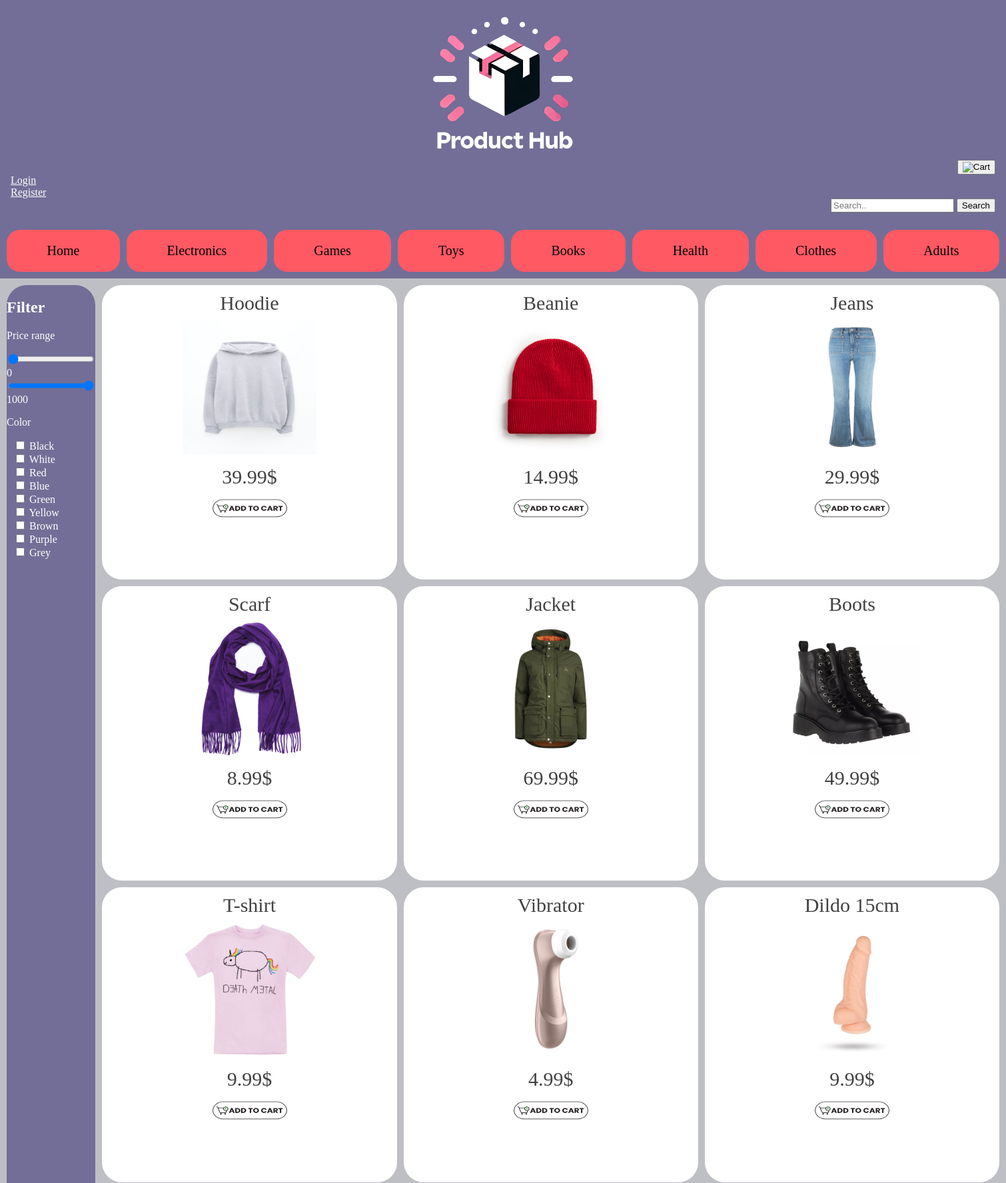
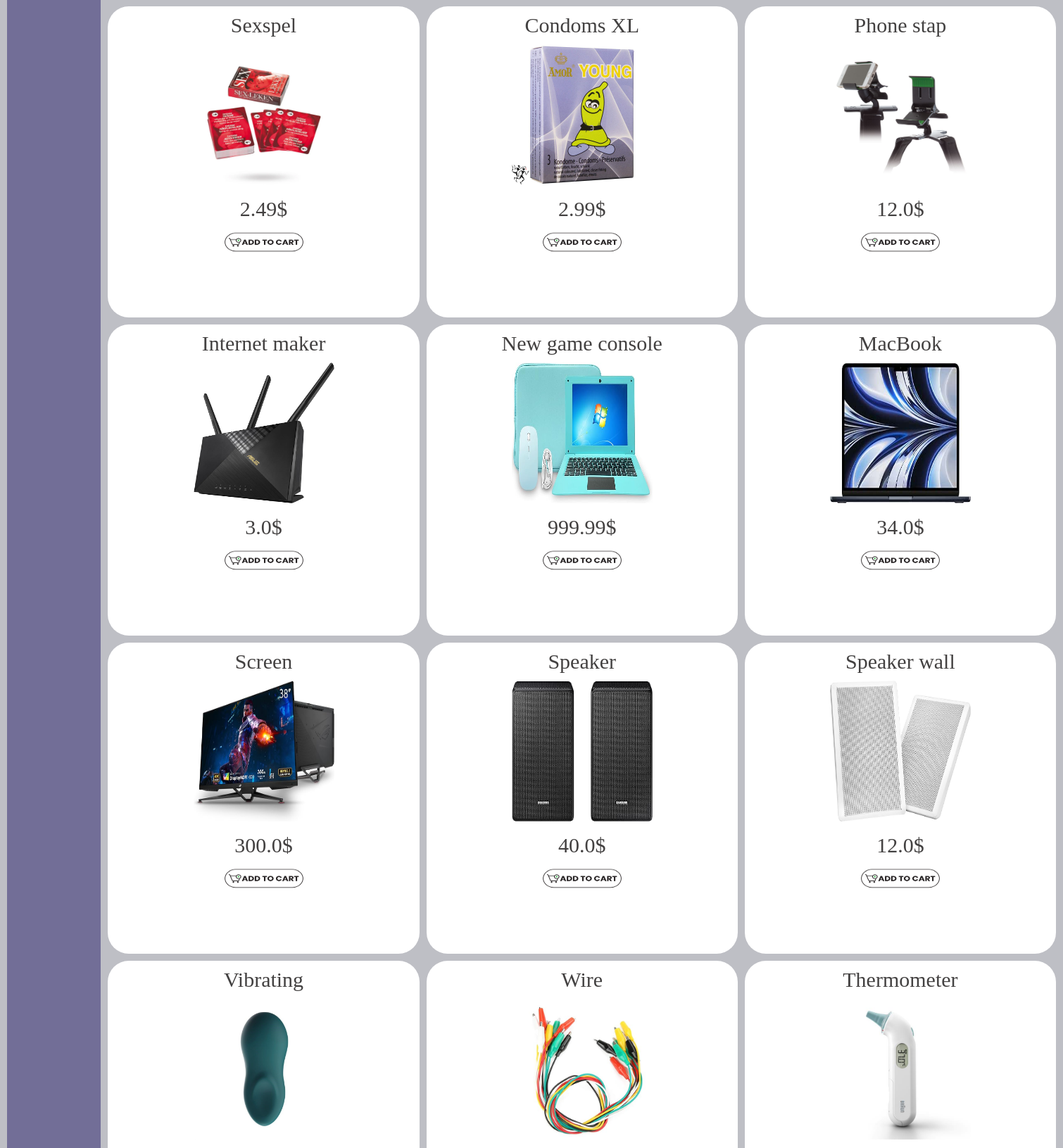
The page / (upper part) on the database its author committed (2 pictures, top to bottom).
### tables this page shows
CREATE TABLE Products (
    productid INTEGER PRIMARY KEY,
    name TEXT NOT NULL,
    description TEXT,
    price REAL NOT NULL,
    inventory_count INTEGER NOT NULL,
    color TEXT,
    category TEXT NOT NULL,
    rating INTEGER
, image TEXT);

### app.py (the view)
@app.route("/")
def home():
    return render_template("index.html", image_paths=get_images(None))

### getdata.py (called while the page is built)
def get_images(category, sort=None):
    conn = sqlite3.connect("webshop.db")
    cursor = conn.cursor()
    query = "SELECT name, price, image, productid FROM Products"
    params = ()
    if category:
        query += " WHERE category = ?"
        params = (category,)
    if sort == "price":
        query += " ORDER BY price ASC"
    cursor.execute(query, params)
    images = cursor.fetchall()
    conn.close()
    return [(img[0], img[1], img[2], img[3]) for img in images]

### templates/index.html (shortened to what this page needs)
<!DOCTYPE html>
<html lang="en">
<head>
    <link rel="stylesheet" type="text/css" href="static/website.css">
</head>
<body>
    <header>
        <img src="static\icons\good_logo.png.png"  alt="Image not found" style="width: 300px; height: 220px;">
    <div style="text-align: right;">
        <button onclick="redirectToCheckout('Cart')" class="button">
            <img src="static/icons/cart.png" alt="Cart" style="width: 30px; height: 30px;">
        </button>
        <div style="text-align: left;">
            <a href="/login" style="color: white;">Login</a>
        </div>
        <div style="text-align: left;">
            <a href="/register" style="color: white;">Register</a>
        </div>
        <div style="text-align: right;">
            <form action="/search" method="post">
                <input type="text" name="search" placeholder="Search..">
                <button type="submit">Search</button>
            </form>
        </div>
    </header>
    <div class="top-container">
        <button id = "HomeBUtton" onclick="redirectToProducts('Home')" class="button">Home</button>
        <button id = "EletronicsButton" onclick="redirectToProducts('Electronics')" class="button">Electronics</button>
        <button id = "GamesButton" onclick="redirectToProducts('Games')" class="button">Games</button>
        <button id = "ToysButton" onclick="redirectToProducts('Toys')" class="button">Toys</button>
        <button id = "BooksButton" onclick="redirectToProducts('Books')" class="button">Books</button>
        <button id = "HealthButton" onclick="redirectToProducts('Health')" class="button">Health</button>
        <button id = "ClothesButton" onclick="redirectToProducts('Clothes')" class="button">Clothes</button>
        <button id = "AdultsButton" onclick="redirectToProducts('Adults')" class="button">Adults</button>
    </div>
    <div class="main-container">
        <aside>
            <h2>Filter</h2>
            <p>Price range</p>
            <input type="range" min="0" max="1000" value="0" class="" id="minRange" oninput="updateSliderValue()">
            <span id="minValueDisplay">0</span>
            <input type="range" min="0" max="1000" value="1000" class="slider" id="maxRange" oninput="updateSliderValue()">
            <span id="maxValueDisplay">1000</span>
            <p>Color</p>
            <div class="color-container">
                <input type="checkbox" id="black" name="black" value="color">
                <label for="black"> Black</label><br>
                <input type="checkbox" id="white" name="white" value="color">
                <label for="white"> White</label><br>
                <input type="checkbox" id="red" name="red" value="color">
                <label for="red"> Red</label><br>
                <input type="checkbox" id="blue" name="blue" value="color">
                <label for="blue"> Blue</label><br>
                <input type="checkbox" id="green" name="green" value="color">
                <label for="green"> Green</label><br>
                <input type="checkbox" id="yellow" name="yellow" value="color">
                <label for="yellow"> Yellow</label><br>
                <input type="checkbox" id="Brown" name="Brown" value="color">
                <label for="Brown"> Brown</label><br>
                <input type="checkbox" id="Purple" name="Purple" value="color">
                <label for="Purple"> Purple</label><br>
                <input type="checkbox" id="Grey" name="Grey" value="color">
                <label for="Grey"> Grey</label><br>
        </aside>
        <div class="item-container">
            {% for path in image_paths %}
            <div>
                <div>{{ path[0] }}</div>
                <img src="{{ path[2] }}" alt="Image not found">
                <div>{{ path[1] }}&#36;</div>
                <button onclick="addToCart('{{ path[0] }}', '{{ path[3] }}', '{{ path[1] }}')" class="add-to-cart-button">
                <img src="static\icons\add-to-cart-icon-add-to-card-button-on-transparent-background-free-png.webp"
                alt="Add to cart" style="width: 120px; height: 60px;">
                </button>
            </div>
            {% endfor %}
        </div>
    </div>
</body>
</html>

### static/website.css (style rules this page uses)
body { background-color: #FFFFFF; color: rgb(67, 65, 65); font-family:"Calibri"; margin: 0; padding: 0; }
.color-container { text-align: left; padding-left: 10px; }
.main-container { display: grid; grid-template-columns: 1fr 5fr; grid-gap: 10px; background-color: #BEBFC5; padding: 10px; }
.item-container { display: grid; grid-template-columns: repeat(3, 1fr); grid-gap: 10px; background-color: #BEBFC5; }
.item-container > div { background-color: #FFFFFF; text-align: center; padding: 10px; font-size: 30px; border-radius: 30px; aspect-ratio: 1 / 1; }
.item-container > div > img { padding: 10px; height: 200px; aspect-ratio: 1 / 1; }
.top-container { display: grid; grid-template-columns: auto auto auto auto auto auto auto auto; gap: 10px; background-color: #726E97; padding: 10px; }
.top-container > button { background-color: #ff5964; text-align: center; padding: 20px 0; font-size: 20px; font-family: Calibri; border-radius: 20px; border: none; }
aside { background-color: #726E97; color: white; text-align: left; border-radius: 30px; }
header, footer { background-color: #726E97; color: white; text-align: center; padding: 1em; }

### templates/index.html (style rules this page uses)
.add-to-cart-button { border: none; background-color: white; }

### rows shown on the page
Products: name "Hoodie", image (picture), price "39.99"
Products: name "Beanie", image (picture), price "14.99"
Products: name "Jeans", image (picture), price "29.99"
Products: name "Scarf", image (picture), price "8.99"
Products: name "Jacket", image (picture), price "69.99"
Products: name "Boots", image (picture), price "49.99"
Products: name "T-shirt", image (picture), price "9.99"
Products: name "Vibrator", image (picture), price "4.99"
Products: name "Dildo 15cm", image (picture), price "9.99"
Products: name "Sexspel", image (picture), price "2.49"
Products: name "Condoms XL", image (picture), price "2.99"
Products: name "Phone stap", image (picture), price "12.0"
Products: name "Internet maker", image (picture), price "3.0"
Products: name "New game console", image (picture), price "999.99"
Products: name "MacBook", image (picture), price "34.0"
Products: name "Screen", image (picture), price "300.0"
Products: name "Speaker", image (picture), price "40.0"
Products: name "Speaker wall", image (picture), price "12.0"
Products: name "Vibrating", image (picture)
Products: name "Wire", image (picture)
Products: name "Thermometer", image (picture)
